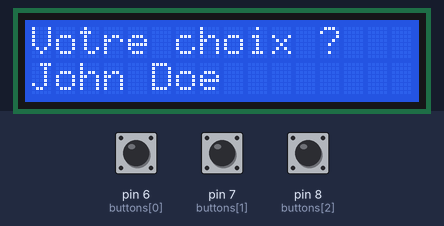
The sketch below on a simulated Arduino Uno, built with avr-gcc and run on an emulated ATmega328P. Shown: 16×2 character LCD. Inputs (shaded band) come from the test bench; at power-on: pin 7 (buttons[1]) HIGH, pin 6 (buttons[0]) HIGH, pin 8 (buttons[2]) HIGH.

Above: at 1.2 s.
1.3 s: pin 7 (buttons[1]) pulled LOW for 0.15 s
At 2.6 s:
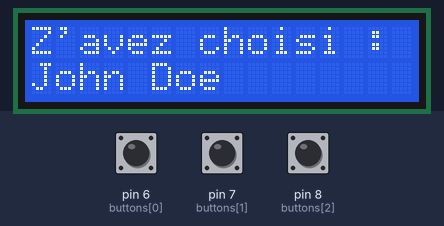
2.9 s: pin 6 (buttons[0]) pulled LOW for 0.15 s
At 4.0 s:
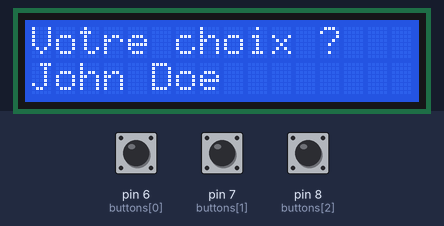
4.5 s: pin 8 (buttons[2]) pulled LOW for 0.15 s
At 5.2 s:
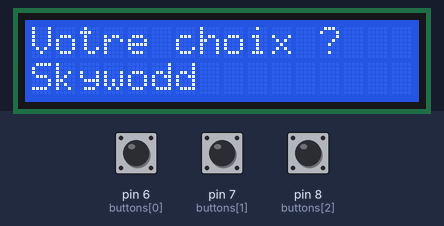
6.1 s: pin 7 (buttons[1]) pulled LOW for 1 s
At 7.6 s:
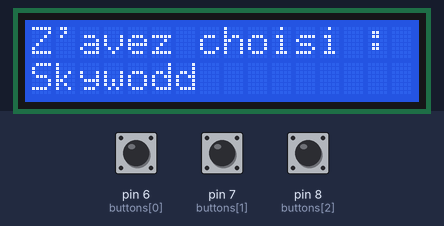
8.6 s: pin 6 (buttons[0]) pulled LOW for 1 s
At 10.8 s:
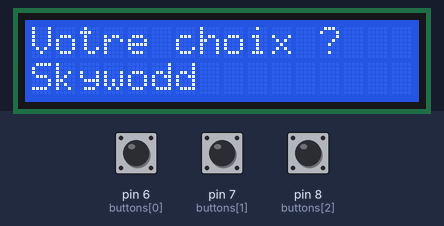
11.1 s: pin 8 (buttons[2]) pulled LOW for 1 s
At 12.6 s:
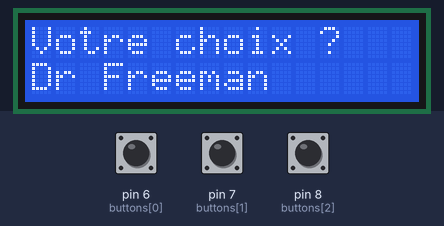
Timing chart, 0 to 14.1 s (numbered marks = the images above; inputs shaded):
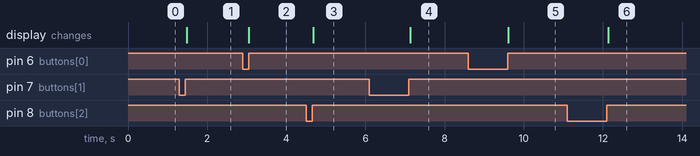

The sketch:

test_menu_lcd2.ino
```cpp
/* Inclut la librairie LiquidCrystal pour le LCD */
#include <LiquidCrystal.h>
#include "Menu.h" // Fichier d'entête avec les types pour le menu

/* Objet LCD sur les broches utilisées par la shield LCD DFrobots */
const int rs = 12, en = 11, d4 = 5, d5 = 4, d6 = 3, d7 = 2;
LiquidCrystal lcd(rs, en, d4, d5, d6, d7);
byte buttons[] = {6,7,8}; //10 for additional pin
const byte nrButtons = 3; // change to 4 if additional button added

int t;
byte pressedButton;

/* Menu principal */
static const char* MAIN_MENU_ITEMS[] = {
  "John Doe",
  "Skywodd",
  "Dr Freeman",
  "Nyan Cat",
  "Obiwan Kenobi"
};

/* Sous menu pour Dr Freeman */
static const char* FREEMAN_MENU_ITEMS[] = {
  "Gordon Freeman",
  "Morgan Freeman",
  "Martin Freeman"
};

 /** Affiche le choix de l'utilisateur */
void doFreemanMenuAction(byte selectedMenuItem) {

  /* Affiche le choix de l'utilisateur */
  displayChoice(selectedMenuItem, FREEMAN_MENU_ITEMS);
}

static const Menu_t FREEMAN_MENU = {
  "Votre choix ?",
  FREEMAN_MENU_ITEMS,
  3,
  &doFreemanMenuAction
};

/** Affiche le choix de l'utilisateur */
void doMainMenuAction(byte selectedMenuItem) {

  /* Cas spécial pour Dr Freeman */
  if(selectedMenuItem == 2) {

    /* Affiche le sous-menu pour Dr Freeman */
    displayMenu(FREEMAN_MENU);

  } else {

    /* Affiche le choix de l'utilisateur */
    displayChoice(selectedMenuItem, MAIN_MENU_ITEMS);
  }
}

static const Menu_t MAIN_MENU = {
  "Votre choix ?",
  MAIN_MENU_ITEMS,
  5,
  &doMainMenuAction
};

/** Setup */
void setup() {

  /* Configuration du LCD */
  lcd.begin(16, 2);
}

/** Programme principal */
void loop() {

  /* Affiche le menu principal */
  displayMenu(MAIN_MENU);

}

// Look for a button press
byte checkButtonPress() {
  byte bP = 0;
  byte rBp = 0;
  for (t = 0; t<nrButtons;t++) {
    if (digitalRead(buttons[t]) == 0) {bP = (t + 1);}
  }
  rBp = bP;
  while (bP != 0) { // wait while the button is still down
    bP = 0;
    for (t = 0; t<nrButtons;t++) {
      if (digitalRead(buttons[t]) == 0) {bP = (t + 1);}
    }
  }
  return rBp;
}

/** Fonction retournant le bouton appuyé (s’il y en a un). */
Button_t readPushButton(void) {
   pressedButton = checkButtonPress();

  if (pressedButton !=0) {
    switch (pressedButton) {
      case 1:
          return BP_LEFT; //RETURN
      break;
      case 2:
        return BP_RIGHT; //SELECT
      break;
      case 3:
       return BP_DOWN; //SCROLL DOWN
      break;
      case 4:
        return BP_UP; //SCROLL UP
      break;
    }
  } else {
    return BP_NONE;
  }
}

/** Affiche le menu passé en argument */
void displayMenu(const Menu_t &menu) {

  /* Variable pour le menu */
  byte selectedMenuItem = 0;   // Choix selectionné
  byte shouldExitMenu = false; // Devient true quand l'utilisateur veut quitter le menu
  Button_t buttonPressed;      // Contient le bouton appuyé

  /* Tant que l'utilisateur ne veut pas quitter pas le menu */
  while(!shouldExitMenu) {

    /* Affiche le menu */
    lcd.clear();
    lcd.print(menu.prompt);
    lcd.setCursor(0, 1);
    lcd.print(menu.items[selectedMenuItem]);

    /* Attend le relâchement du bouton */
    while(readPushButton() != BP_NONE);

    /* Attend l'appui sur un bouton */
    while((buttonPressed = readPushButton()) == BP_NONE);

    /* Anti rebond pour le bouton */
    delay(30);

    /* Attend le relâchement du bouton */
    while(readPushButton() != BP_NONE);

    /* Gére l'appui sur le bouton */
    switch(buttonPressed) {
    case BP_UP: // Bouton haut = choix précédent

      /* Si il existe un choix précédent */
      if(selectedMenuItem > 0) {

        /* Passe au choix précédent */
        selectedMenuItem--;
      }
      break;

    case BP_DOWN: // Bouton bas = choix suivant

      /* Si il existe un choix suivant */
      if(selectedMenuItem < (menu.nbItems - 1)) {

        /* Passe au choix suivant */
        selectedMenuItem++;
      }
      break;

    case BP_LEFT: // Bouton gauche = sorti du menu
      shouldExitMenu = true;
      break;

    case BP_SELECT: //
    case BP_RIGHT:  // Bouton droit ou SELECT = validation du choix
      menu.callbackFnct(selectedMenuItem);
      break;
    }
  }
}

/** Affiche le choix de l'utilisateur */
void displayChoice(byte selectedMenuItem, const char** items) {

  /* Affiche le choix de l'utilisateur */
  lcd.clear();
  lcd.print(F("Z'avez choisi :"));
  lcd.setCursor(0, 1);
  lcd.print(items[selectedMenuItem]);

  /* Attend l'appui sur le bouton gauche ou SELECT */
  byte buttonPressed;
  do {
    buttonPressed = readPushButton();
  }
  while(buttonPressed != BP_LEFT && buttonPressed != BP_SELECT);
}
```

Menu.h
```cpp
#ifndef _MENU_H_
#define _MENU_H_

/* Structure d'un menu */
typedef struct {
  const char* prompt;     // Titre du menu
  const char** items;     // Tableau de choix du menu
  const uint8_t nbItems;  // Nombre de choix possibles
  void (*callbackFnct)(uint8_t menuItemSelected); // Pointeur sur fonction pour gérer le choix de l'utilisateur
} Menu_t;

/* Listes des touches de la shield lcd DFrobots */
typedef enum {
  BP_NONE,   // Aucun bouton appuyé
  BP_SELECT, // Bouton SELECT
  BP_LEFT,   // Bouton gauche
  BP_RIGHT,  // Bouton droite
  BP_UP,     // Bouton haut
  BP_DOWN    // Bouton bas
} Button_t;

#endif /* _MENU_H_ */
```

Measured:
- after the input at 1.3 s, the display: changes after 0.19 s (image 1)
- after the input at 2.9 s, the display: changes after 0.16 s (image 2)
- after the input at 4.5 s, the display: changes after 0.19 s (image 3)
- after the input at 6.1 s, the display: changes after 1.0 s (image 4)
- after the input at 8.6 s, the display: changes after 1.0 s (image 5)
- after the input at 11.1 s, the display: changes after 1.0 s (image 6)
